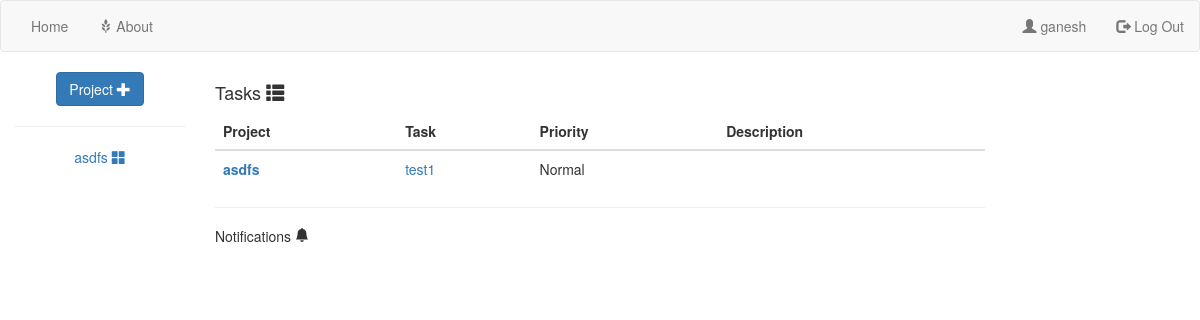
The app's page /userhome/ (signed in), older data.
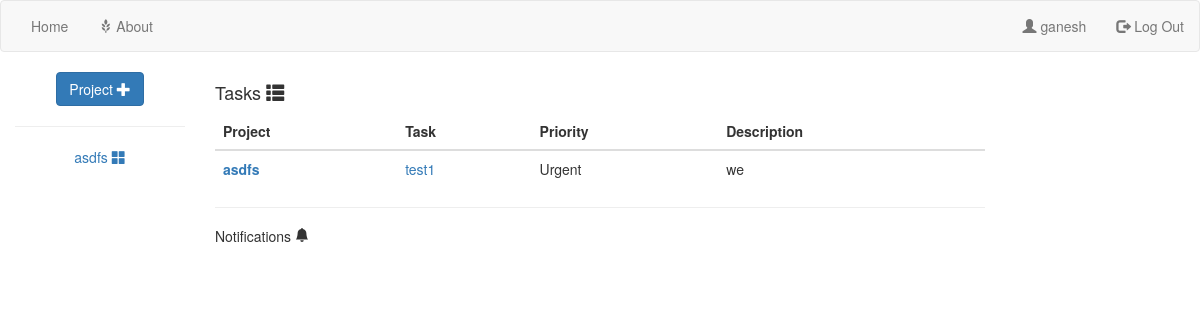
The same page, newer data.
### projectMgr/models.py (models this page shows)
class Task(models.Model):
    name = models.CharField(max_length=100)
    people = models.ManyToManyField(User)
    reporter = models.ForeignKey(User,related_name='Ireported',null=True,on_delete=models.PROTECT)
    description = models.TextField()
    taskGroup = models.ForeignKey(TaskGroup,on_delete=models.CASCADE,null=True)
    comment = models.ManyToManyField(Comment)
    created = models.DateTimeField(auto_now=True)
    stage = models.CharField(max_length=100) #initiate->in progress->review->done
    priority = models.CharField(max_length=100,default="Normal")
    deadLine = models.DateTimeField(null=True)
    pass

class TaskGroup(models.Model):
    name = models.CharField(max_length=100)
    creator = models.ForeignKey(User,on_delete=models.CASCADE,related_name='taskgroupIcreated',null=True)
    description = models.TextField()
    project = models.ForeignKey(Project,on_delete=models.CASCADE,related_name="taskgroup_set",null=True)
    comment = models.ManyToManyField(Comment)
    people = models.ManyToManyField(User)
    created = models.DateTimeField(auto_now=True)
    DeadLine = models.DateTimeField(null=True)

class Project(models.Model):
    name = models.CharField(max_length=100)
    people = models.ManyToManyField(User,related_name="project_set")
    description = models.TextField()
    isArchived = models.BooleanField(default=False)
    comment = models.ManyToManyField(Comment)
    created = models.DateTimeField(auto_now=True)
    createdBy = models.ForeignKey(User,on_delete=models.CASCADE,related_name="projectIcreated",null=True)
    deadLine = models.DateTimeField(null=True)
    pass

### projectMgr/views.py (the view)
# urls.py: path('userhome/',views.userHome,name='userhome'),
def userHome(request: HttpRequest):
    user = None
    print(request.user)
    if request.user.is_authenticated:
        user = request.user
    else:
        print("cannot authenticate")
        return redirect("projectMgr:homepage")
    listSet = []
    followingObjects = following(request.user)
    for object in following(request.user):
        listSet.append(target_stream(object)[:3])
    return render(request, 'projectMgr/userhome.html', {'thisUser': user,'list':list,'following':followingObjects,'listSet':listSet})

### projectMgr/templates/projectMgr/userhome.html (shortened to what this page needs)
{%  extends "projectMgr/base.html" %}
{% block body %}
{% if user.task_set.count > 0 %}
 <h4>Tasks <span class="glyphicon glyphicon-th-list"></span></h4>
    <table class="table">
  <thead class="thead-light">
    <tr>
      <th scope="col">Project</th>
      <th scope="col">Task</th>
      <th scope="col">Priority</th>
        <th scope="col">Description</th>
    </tr>
  </thead>
  <tbody>
     {% for task in user.task_set.all %}
              <tr>
          <th scope="row">
              <a href="{% url 'projectMgr:projectDetail' task.taskGroup.project.id %}">{{ task.taskGroup.project.name }}</a>
          </th>
      <td>
      <a href="{% url 'projectMgr:taskDetail' task.taskGroup.project.id task.taskGroup.id task.id %}">{{ task.name }}</a>
      </td>
      <td>
          {{ task.priority }}
      </td>
              <td>
                  {{ task.description }}
              </td>
    </tr>
        {% endfor %}
  {% else %}
    <h5>Your tasks will appear here <span class="glyphicon glyphicon-th-list"></span></h5>
  {% endif %}
  </tbody>
</table>
<hr>
   <h5>Notifications <svg width="1em" height="1em" viewBox="0 0 16 16" class="bi bi-bell-fill" fill="currentColor" xmlns="http://www.w3.org/2000/svg">
  <path d="M8 16a2 2 0 0 0 2-2H6a2 2 0 0 0 2 2zm.995-14.901a1 1 0 1 0-1.99 0A5.002 5.002 0 0 0 3 6c0 1.098-.5 6-2 7h14c-1.5-1-2-5.902-2-7 0-2.42-1.72-4.44-4.005-4.901z"/>
</svg></h5>
{% load activity_tags i18n %}
{% endblock %}
{% block sidenav %}
    <a href="{% url 'projectMgr:projectCreate' %}" class="btn btn-primary">Project <span class="glyphicon glyphicon-plus"></span> </a>
            <hr>
        {% for project in user.project_set.all %}
            <p><a style="margin: 3px"  href="{% url 'projectMgr:projectDetail' project.id %}">{{ project.name }} <span class="glyphicon glyphicon-th-large"></span></a></p>
        {% endfor %}
{% endblock %}

Row changes from the older to the newer data that the page shows:
changed Task "test1": priority "Normal" → "Urgent"; description (not shown) → "we"
